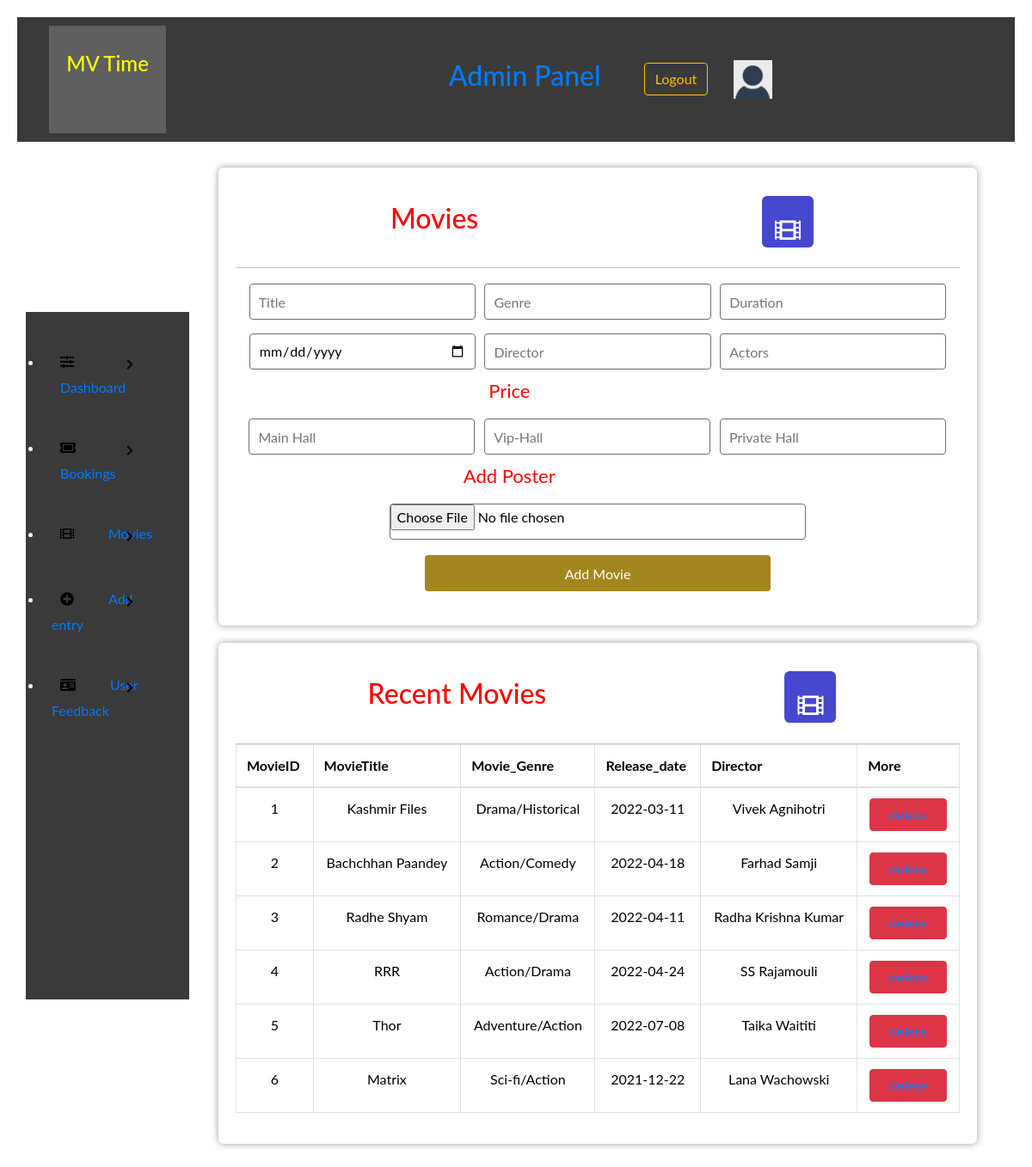
/admin/addmovie.php (signed in), run on the app's committed database.
### tables this page shows
CREATE TABLE `movietable` (
  `movieID` int(11) NOT NULL,
  `movieImg` varchar(150) NOT NULL,
  `movieTitle` varchar(100) NOT NULL,
  `movieGenre` varchar(50) NOT NULL,
  `movieDuration` int(11) NOT NULL,
  `movieRelDate` date NOT NULL,
  `movieDirector` varchar(50) NOT NULL,
  `movieActors` varchar(150) NOT NULL,
  `mainhall` int(11) NOT NULL,
  `viphall` int(11) NOT NULL,
  `privatehall` int(11) NOT NULL
);

### admin/addmovie.php (the view, shortened to what this page needs)
<!DOCTYPE html>
<html lang="en">
<head>
    <link rel="stylesheet" href="../style/styles.css">
    <link rel="stylesheet" href="https://use.fontawesome.com/releases/v5.7.2/css/all.css">
    <link rel="stylesheet" href="https://maxcdn.bootstrapcdn.com/bootstrap/4.0.0/css/bootstrap.min.css">
    <link rel="stylesheet" href="https://cdn.datatables.net/1.10.22/css/dataTables.bootstrap4.min.css">
    <link rel="stylesheet" href="https://maxcdn.bootstrapcdn.com/bootstrap/4.0.0/css/bootstrap.min.css">
</head>
<body>
    <?php include('header.php'); ?>
    <div class="admin-container">
        <?php include('sidebar.php'); ?>
        <div class="admin-section admin-section2">
            <div class="admin-section-column">
                <div class="admin-section-panel admin-section-panel2">
                    <div class="admin-panel-section-header">
                        <h2 style="color:red;">Movies</h2>
                        <i class="fas fa-film" style="background-color: #4547cf"></i>
                    </div>
                    <form action="" method="POST">
                        <input placeholder="Title" type="text" name="movieTitle" required>
                        <input placeholder="Genre" type="text" name="movieGenre" required>
                        <input placeholder="Duration" type="number" name="movieDuration" required>
                        <input placeholder="Release Date" type="date" name="movieRelDate" required>
                        <input placeholder="Director" type="text" name="movieDirector" required>
                        <input placeholder="Actors" type="text" name="movieActors" required>
                        <label style="color:red;">Price</label>
                        <input placeholder="Main Hall" type="text" name="mainhall" required><br />
                        <input placeholder="Vip-Hall" type="text" name="viphall" required><br />
                        <input placeholder="Private Hall" type="text" name="privatehall" required><br />
                        <br>
                        <label style="color:red;">Add Poster</label>
                        <input type="file" name="movieImg" accept="image/*">
                        <button type="submit" value="submit" name="submit" class="form-btn">Add Movie</button>
                    </form>
                </div>
                <div class="admin-section-panel admin-section-panel2">
                    <div class="admin-panel-section-header">
                        <h2 style="color:red;">Recent Movies</h2>
                        <i class="fas fa-film" style="background-color: #4547cf"></i>
                    </div>
                    <table class="table table-bordered" id="dataTable" width="100%" cellspacing="0">
                        <tr>
                            <th>MovieID</th>
                            <th>MovieTitle</th>
                            <th>Movie_Genre</th>
                            <th>Release_date</th>
                            <th>Director</th>
                            <th>More</th>
                        </tr>
                        <tbody>
                            <?php
                            $host = "localhost";
                            $user = "root";
                            $password = "";
                            $dbname = "cinema_db";
                            $con = mysqli_connect($host, $user, $password, $dbname);
                            $select = "SELECT * FROM `movietable`";
                            $run = mysqli_query($con, $select);
                            while ($row = mysqli_fetch_array($run)) {
                                $ID = $row['movieID'];
                                $title = $row['movieTitle'];
                                $genere = $row['movieGenre'];
                                $releasedate = $row['movieRelDate'];
                                $movieactor = $row['movieDirector'];
                            ?>
                                <tr align="center">
                                    <td><?php echo $ID; ?></td>
                                    <td><?php echo $title; ?></td>
                                    <td><?php echo $genere; ?></td>
                                    <td><?php echo $releasedate; ?></td>
                                    <td><?php echo $movieactor; ?></td>
                                    <td><button value="Book Now!" type="submit" onclick="" type="button" class="btn btn-danger"><?php echo  "<a href='deletemovie.php?id=" . $row['movieID'] . "'>delete</a>"; ?></button></td>
                                </tr>
                            <?php }
                            ?>
                        </tbody>
                    </table>
                </div>
            </div>
        </div>
    </div>
</body>
</html>

### style/styles.css (style rules this page uses)
* { margin: auto; padding: 10px; box-sizing: border-box; font-family: "Lato", sans-serif; text-decoration: auto; color: black }
.admin-container { display: grid; grid-template-columns: 1fr 5fr; }
.admin-section2 { display: flex; flex-wrap: wrap; padding: 0 4px; }
.admin-section-column { flex: 100%; max-width: 100%; padding: 0 30px; }
.admin-section-panel { width: 100%; vertical-align: middle; background-color: #fff; -webkit-border-radius: 6px; -moz-border-radius: 6px; border-radius: 6px; -webkit-box-shadow: 0px 0px 9px 0px rgba(0, 0, 0, 0.4); -moz-box-shadow: 0px 0px 9px 0px rgba(0, 0, 0, 0.4); box-shadow: 0px 0px 9px 0px rgba(0, 0, 0, 0.4); padding: 20px; margin: 20px 0; }
.admin-panel-section-header { display: flex; align-items: center; justify-content: flex-start; padding-bottom: 20px; border-bottom: #c7c7c7 1px solid; }
.admin-panel-section-header > h2 { color: #6e6e6e; }
.admin-panel-section-header > i { text-align: center; font-size: 30px; color: white; height: 60px; width: 60px; border-radius: 10%; line-height: 60px; transition: all 0.5s ease; margin-left: auto; cursor: pointer; }
.admin-section-panel2 form { display: flex; justify-content: space-evenly; flex-wrap: wrap; align-items: left; }
.admin-section-panel2 form input { border-radius: 4px; border: 1px solid #6e6e6e; padding: 10px; width: 32%; height: 42px; margin: 8px 5px; }
.admin-section-panel2 form input[type="file"] { width: 59%; padding: 0; }
.admin-section-panel2 form button { border-radius: 4px; border: none; padding: 10px; margin: 10px 32px; width: 49%; text-align: center; background-color: #a3861e; color: #fff; transition: all 0.7s ease; cursor: pointer; height: 42px; }
.admin-section-panel2 form label { border: none; margin-left: 0; padding: 0px; font-size: 22px; width: 75%; text-align: center; color: #000; }

### data on the page
movietable: movieID "1", movieTitle "Kashmir Files", movieGenre "Drama/Historical", movieRelDate "2022-03-11", movieDirector "Vivek Agnihotri"
movietable: movieID "2", movieTitle "Bachchhan Paandey", movieGenre "Action/Comedy", movieRelDate "2022-04-18", movieDirector "Farhad Samji"
movietable: movieID "3", movieTitle "Radhe Shyam", movieGenre "Romance/Drama", movieRelDate "2022-04-11", movieDirector "Radha Krishna Kumar"
movietable: movieID "4", movieTitle "RRR", movieGenre "Action/Drama", movieRelDate "2022-04-24", movieDirector "SS Rajamouli"
movietable: movieID "5", movieTitle "Thor", movieGenre "Adventure/Action", movieRelDate "2022-07-08", movieDirector "Taika Waititi"
movietable: movieID "6", movieTitle "Matrix", movieGenre "Sci-fi/Action", movieRelDate "2021-12-22", movieDirector "Lana Wachowski"
